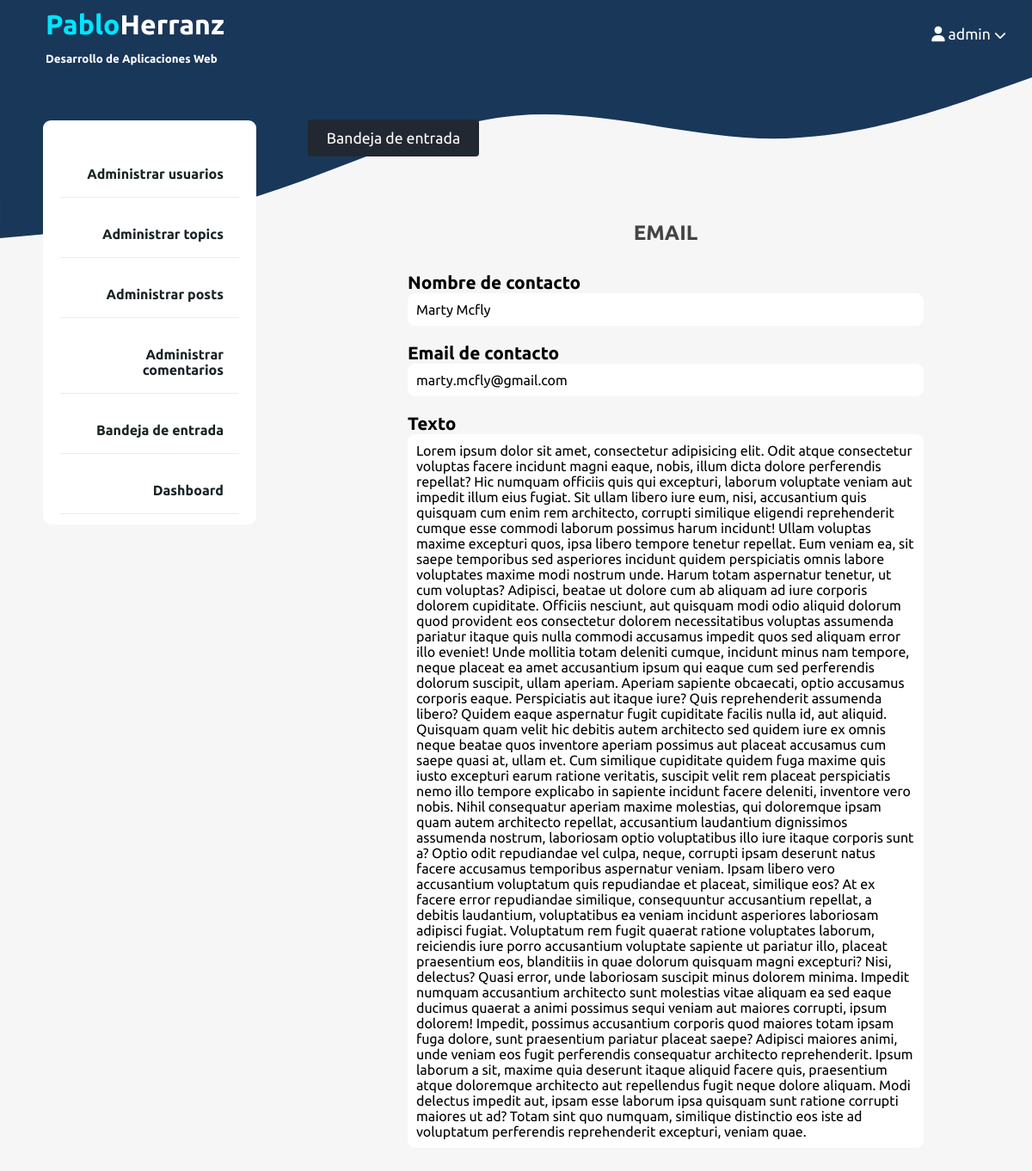
Page /admin/contact/singleemail.php?read_id=8 (signed in) on the committed database.
### tables this page shows
CREATE TABLE `contact` (
  `id` int NOT NULL,
  `name` varchar(255) NOT NULL,
  `email` varchar(255) NOT NULL,
  `message` text NOT NULL,
  `created_at` timestamp NOT NULL
);

### app/controllers/contact.php (called while the page is built, shortened)
<?php
require_once ROOT_PATH . "/app/database/db.php";
$table = 'contact';
if (isset($_GET['read_id'])) {
	$id = $_GET['read_id'];
	$singleEmailFetched = selectOne($table, ['id' => $id]);
	$name = $singleEmailFetched['name'];
	$email = $singleEmailFetched['email'];
	$body = $singleEmailFetched['message'];
}
?>

### app/database/db.php (called while the page is built, shortened)
<?php
require("connection.php");
function executeQuery($sql, $data)
{
	global $connection;
	$stmt = $connection->prepare($sql);
	$values = array_values($data);
	$types = str_repeat('s', count($values));
	$stmt->bind_param($types, ...$values);
	$stmt->execute();
	return ($stmt);
}
function selectOne($table, $conditions)
{
	$sql = "SELECT * FROM $table";
	$i = 0;
	foreach ($conditions as $key => $value) {
		if ($i == 0)
			$sql = $sql . " WHERE $key=?";
		else
			$sql = $sql . " AND $key=?";
		$i++;
	}
	$sql = $sql . " LIMIT 1;";
	$stmt = executeQuery($sql, $conditions);
	$records = $stmt->get_result()->fetch_assoc();
	return ($records);
}

### admin/contact/singleemail.php (the view, shortened to what this page needs)
<?php
include ROOT_PATH . "/app/controllers/contact.php";
?>
<!DOCTYPE html>
<html lang="en">
<head>
	<link rel="stylesheet" href="/assets/css/style.css">
	<link rel="stylesheet" href="/assets/css/admin.css">
</head>
<body>
	<?php include ROOT_PATH . "/app/includes/adminHeader.php" ?>
	<div class="admin-wrapper">
		<?php include ROOT_PATH . "/app/includes/adminSidebar.php" ?>
		<div class="admin-content">
			<div class="btn-group">
				<a href="index.php" class="btn btn-big">Bandeja&nbsp;de&nbsp;entrada</a>
			</div>
			<div class="content">
				<h2 class="page-title">EMAIL</h2>
				<div class="mail">
					<label>Nombre de contacto</label>
					<div class="contactName"><?php echo $name; ?></div>
					<label>Email de contacto</label>
					<div class="contactEmail"> <?php echo $email; ?></div>
					<label>Texto</label>
					<div class="contactBody"><?php echo $body; ?></div>
				</div>
			</div>
		</div>
</body>
</html>

### assets/css/style.css (style rules this page uses)
* { box-sizing: border-box; font-family: 'Ubuntu'; }
h1, h2, h3, h4, h5, h6 { font-family: 'Ubuntu'; color: #444; margin: 5px; }
a { text-decoration: none; color: inherit; }
.btn { padding: .5rem 1rem; background-color: #00e5ff; color: white; border: 1px solid transparent; border-radius: .25rem; font-size: 1.1em; }
.btn-big { padding: .7rem 1.3rem; line-height: 1.3rem; }
html, body { height: 100%; padding: 0; margin: 0; background-color: #f6f6f6; background-image: url("../images/waves/waveIndex.svg"); background-repeat: no-repeat; background-size: 100%; background-position-y: 85px; position: absolute; width: 100%; }
.content { width: 80%; margin: 30px auto; }
@media only screen and (max-width: 1400px) { .content { width: 100%; margin: 30px auto; } }

### assets/css/admin.css (style rules this page uses)
body { background-color: #f6f6f6; background-image: url("../../assets/images/waves/waveAdmin.svg"); background-repeat: no-repeat; background-position-y: 90px; }
.btn-group a { background-color: #222831; }
.admin-wrapper { height: calc(100% - 130px); display: flex; }
.content { width: 100%; padding-top: 50px; }
.admin-wrapper .admin-content { flex: 8; height: 100%; margin-top: 31px; padding: 30px 10px; overflow-y: scroll; }
.admin-content .page-title { text-align: center; margin-bottom: 2rem; }
.content .mail { width: fit-content; display: block; margin: auto; }
.content label { font-size: 1.3em; font-weight: bold; }
.mail .contactName, .mail .contactEmail, .mail .contactBody { border-radius: 9px; width: 600px; padding: 10px; background-color: white; margin-bottom: 20px; }
.mail .contactBody { height: auto; background-color: white; }

### rows in the picture
contact: name "Marty Mcfly", email "marty.mcfly@gmail.com", message "Lorem ipsum dolor sit amet, consectetur adipisicing elit. Odit atque consectetur voluptas facere incidunt magni eaque, nobis, illum dicta dolore perferendis repellat? Hic numquam officiis quis qui excepturi, laborum voluptate veniam aut impedit illum eius fugiat. Sit ullam libero iure eum, nisi, accusantium quis quisquam cum enim rem architecto, corrupti similique eligendi reprehenderit cumque esse commodi laborum possimus harum incidunt! Ullam voluptas maxime excepturi quos, ipsa libero tempore tenetur repellat. Eum veniam ea, sit saepe temporibus sed asperiores incidunt quidem perspiciatis omnis labore voluptates maxime modi nostrum unde. Harum totam aspernatur tenetur, ut cum voluptas?…"

### other values in the picture
$_SESSION['username'] "admin"
